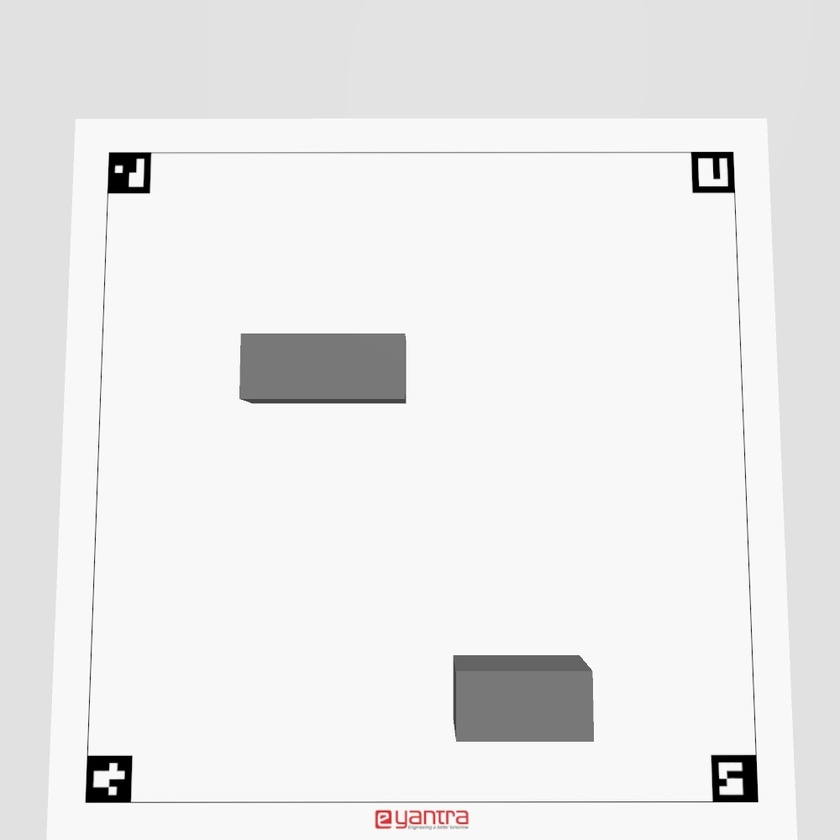
#> input picture task1c/1.jpg, 840 x 840 px, shrunk from 1000 x 1000 before the run
$ python 'map(new).py' --image 1.jpg
#> lines starting #> are read from the running program, lines starting #| are printed output that depends on the picture; after the words box and inside, x2 and y2 are one past the last pixel; in counts of white or black regions, pixels touching at a corner belong together
import cv2
import numpy as np
import argparse
from cv2 import aruco

def detect_aruco_markers(image):
    # Load the Aruco dictionary and parameters
    aruco_dict = cv2.aruco.getPredefinedDictionary(cv2.aruco.DICT_4X4_250)
    parameters = cv2.aruco.DetectorParameters()

    # Detect Aruco markers
    corners, ids, rejected = cv2.aruco.detectMarkers(image, aruco_dict, parameters=parameters)

    # Check if at least one marker was detected
    if ids is not None and len(ids) >= 4:
        print("Detected Aruco markers with IDs:", ids.flatten())
        return corners, ids
    else:
        raise ValueError("Exactly 4 Aruco markers must be detected!")

def apply_perspective_transform(image, corners, ids):
    # Check if we have exactly 4 Aruco markers
    if len(corners) != 4:
        raise ValueError("Exactly 4 Aruco markers must be detected for perspective transformation.")

    # Sort the markers by their IDs to assign them to specific corners
    print(corners)
    sorted_indices = np.argsort(ids.flatten())  # Sort by Aruco IDs
    sorted_corners = [corners[i][0] for i in sorted_indices]  # Rearrange corners based on sorted IDs

    # Define the source points from the sorted corners
    src_points = np.array([
        sorted_corners[0][0],  # Aruco marker ID 0 -> top-left
        sorted_corners[1][1],  # Aruco marker ID 1 -> top-right
        sorted_corners[2][2],  # Aruco marker ID 2 -> bottom-right
        sorted_corners[3][3]   # Aruco marker ID 3 -> bottom-left
    ], dtype="float32")

    # Check if src_points has exactly 4 corners with shape (4, 2)
    if src_points.shape != (4, 2):
        raise ValueError(f"src_points shape error: expected (4, 2), got {src_points.shape}")

    # Define the destination points for the warped image (based on sorted Aruco IDs):
    dst_points = np.array([
        [0, 0],         # Top-left
        [1000, 0],      # Top-right
        [1000, 1000],   # Bottom-right
        [0, 1000]       # Bottom-left
    ], dtype="float32")

    # Perform the perspective transformation
    M = cv2.getPerspectiveTransform(src_points, dst_points)
    warped_image = cv2.warpPerspective(image, M, (1000, 1000))  # Warp to a 1000x1000 square image

    return warped_image, ids[sorted_indices]  # Return the warped image and sorted IDs

def find_obstacles(transformed_image):
    # Convert the image to grayscale
    gray = cv2.cvtColor(transformed_image, cv2.COLOR_BGR2GRAY)

    # Apply a binary threshold to isolate the obstacles (assumed to be dark grey)
    _, binary_image = cv2.threshold(gray, 200, 255, cv2.THRESH_BINARY_INV)  # Inverted to detect dark regions

    # Find contours that represent obstacles
    contours, _ = cv2.findContours(binary_image, cv2.RETR_EXTERNAL, cv2.CHAIN_APPROX_SIMPLE)

    # Create a copy of the transformed image to draw green contours
    contour_image = transformed_image.copy()

    # Draw the contours in green (RGB: 0, 255, 0) with a thickness of 2 (outline)
    cv2.drawContours(contour_image, contours, -1, (0, 255, 0), thickness=2)

    # Count obstacles and calculate total obstacle area
    num_obstacles = len(contours)
    total_area = sum(cv2.contourArea(contour) for contour in contours)

    return contour_image, num_obstacles, total_area

def save_results(detected_ids, num_obstacles, total_area):
    # Save the detected IDs and obstacle data to a .txt file
    with open("output.txt", "w") as f:
        f.write(f"Detected Aruco IDs: {detected_ids}\n")
        f.write(f"Number of Obstacles: {num_obstacles}\n")
        f.write(f"Total Area Covered by Obstacles: {total_area}\n")

def main():
    # Argument parser to take the image path from the command line
    parser = argparse.ArgumentParser()
    parser.add_argument("--image", required=True, help="Path to the input image")
    args = parser.parse_args()

    # Load the image
    image = cv2.imread(args.image)
#> image is the input picture: shape (840, 840, 3); mean B, G, R 235.1, 235.1, 235.2
    if image is None:
        raise FileNotFoundError(f"Could not read image {args.image}")

    # Detect Aruco markers
    corners, ids = detect_aruco_markers(image)
#> in detect_aruco_markers, `corners, ids, rejected = cv2.aruco.detectMarkers(image, aruco_dict, pa..`: corners = ([[757, 800], [714, 801], [712, 757], [754, 756]], [[128, 801], [86, 800], [89, 756], [131, 757]], [[734, 190], [694, 191], [692, 153], [731, 152]], [[148, 191], [109, 192], [109, 154], [149, 153]]); ids = [90, 95, 85, 80]; rejected = ([[733, 152], [758, 801], [85, 802], [109, 152]], [[241, 333], [404, 333], [405, 403], [241, 399]], [[453, 655], [579, 655], [593, 741], [456, 741]], [[114, 164], [124, 165], [123, 173], [113, 173]], [[113, 179], [122, 178], [123, 186], [114, 187]])
#| Detected Aruco markers with IDs: [90 95 85 80]
#> ids = [90, 95, 85, 80]

    # Apply perspective transformation with the Aruco IDs at the corners
    warped_image, sorted_ids = apply_perspective_transform(image, corners, ids)
#| (array([[[757., 800.],
#|         [714., 801.],
#|         [712., 757.],
#|         [754., 756.]]], dtype=float32), array([[[128., 801.],
#|         [ 86., 800.],
#|         [ 89., 756.],
#|         [131., 757.]]], dtype=float32), array([[[734., 190.],
#|         [694., 191.],
#|         [692., 153.],
#|         [731., 152.]]], dtype=float32), array([[[148., 191.],
#|         [109., 192.],
#|         [109., 154.],
#> (further printed lines are left out)
#> in apply_perspective_transform, `sorted_indices = np.argsort(ids.flatten())`: sorted_indices = [3, 2, 0, 1]
#> in apply_perspective_transform, `sorted_corners = [corners[i][0] for i in sorted_indices]`: sorted_corners = [[[148, 191], [109, 192], [109, 154], [149, 153]], [[734, 190], [694, 191], [692, 153], [731, 152]], [[757, 800], [714, 801], [712, 757], [754, 756]], [[128, 801], [86, 800], [89, 756], [131, 757]]]
#> in apply_perspective_transform, `src_points = np.array([ sorted_corners[0][0],  # Aruco marker ID 0 -> ..`: src_points = [[148, 191], [694, 191], [712, 757], [131, 757]]
#> in apply_perspective_transform, `M = cv2.getPerspectiveTransform(src_points, dst_points)`: M = [[1.87, 0.0562, -287.8], [-2.59e-16, 1.92, -367], [1.29e-19, 0.000116, 1]]
#> in apply_perspective_transform, `warped_image = cv2.warpPerspective(image, M, (1000, 1000))`:
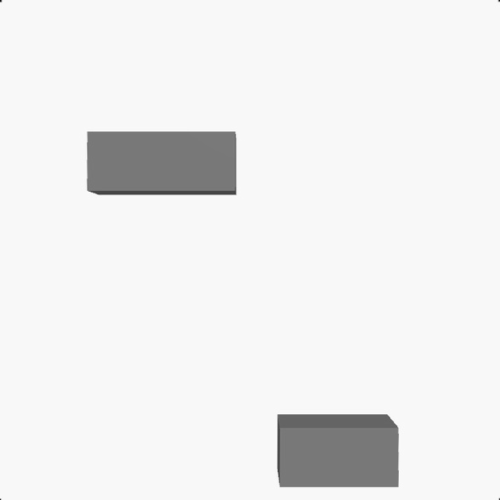
#> warped_image: shape (1000, 1000, 3) (shown at 1/2 size); min 0, max 255, mean 238.5
#> sorted_ids = [80, 85, 90, 95]

    # Save the warped image
    cv2.imwrite("warped_image.jpg", warped_image)
    print("Warped image saved as warped_image.jpg")

    # Find obstacles in the warped image (transformed image) and draw green outlines
    contour_image, num_obstacles, total_area = find_obstacles(warped_image)
#> in find_obstacles, `_, binary_image = cv2.threshold(gray, 200, 255, cv2.THRESH_BINARY_INV)`:
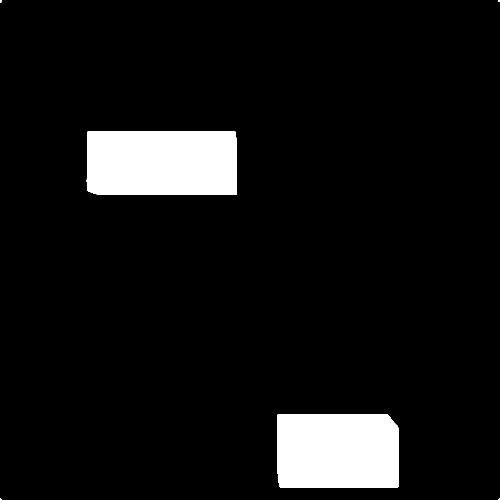
#> binary_image: shape (1000, 1000) (shown at 1/2 size); 7.3% white; 6 white regions (4 under 20 px)
#> in find_obstacles, `contours, _ = cv2.findContours(binary_image, cv2.RETR_EXTERNAL, cv2.CH..`: contours = 6 contours, 4 with area under 20; largest, box (x1, y1, x2, y2) and area: (173, 263, 473, 390) 37444, (554, 828, 798, 975) 34974
#> in find_obstacles, `cv2.drawContours(contour_image, contours, -1, (0, 255, 0), thickness=2)`:
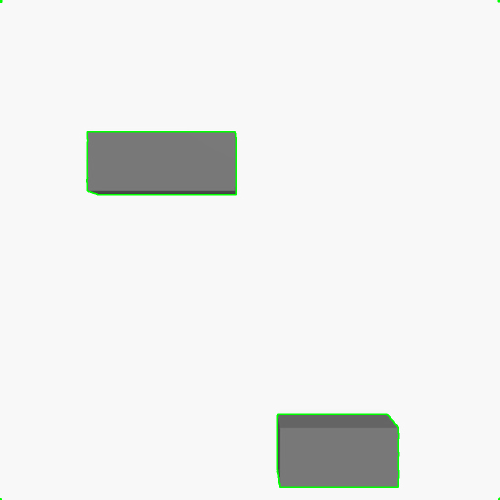
#> contour_image: shape (1000, 1000, 3) (shown at 1/2 size); 0.49% of pixels changed, all inside (x1, y1, x2, y2) = (0, 0, 1000, 1000)
#> in find_obstacles, `num_obstacles = len(contours)`: num_obstacles = 6
#> in find_obstacles, `total_area = sum(cv2.contourArea(contour) for contour in contours)`: total_area = 72446.5
#> num_obstacles = 6; total_area = 72446.5

    # Save the results to a text file
    save_results(sorted_ids.flatten(), num_obstacles, total_area)

    # Save the output image with obstacle outlines
    cv2.imwrite("obstacle_image.jpg", contour_image)
    print("Obstacle outline image saved as obstacle_image.jpg")
    print("Results saved in output.txt")

if __name__ == "__main__":
    main()
